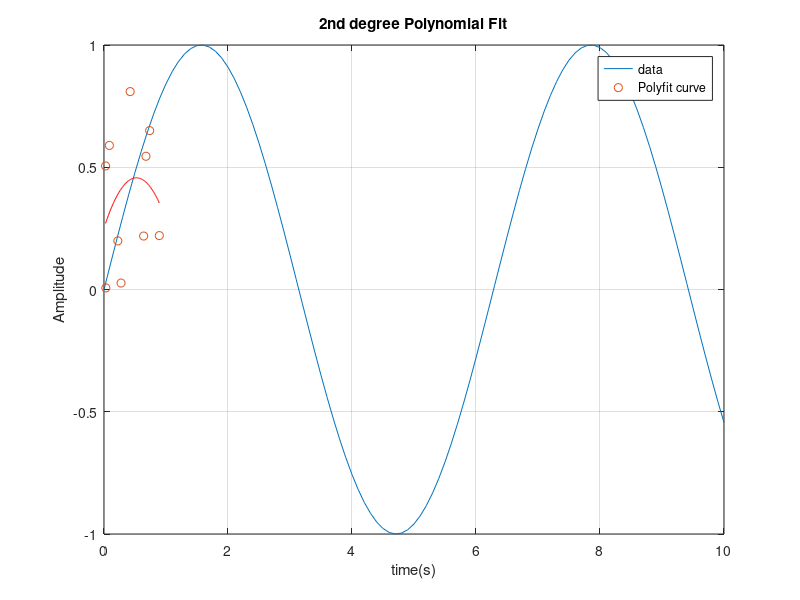

This figure's MATLAB source:
tic
disp("hello world")
% here the for the print we are using the disp function
toc
x=5;
y=[1;2;3;4]; % this how we need to print the column vector 
e=[1,2,3,4];
M=[1,2;3,4];
disp(y)
disp(M)
% now we will do the dot product
dot_product=dot(y,e');
disp(dot_product)
v_squared=y.^2;% just like squaring the the vectors
disp(v_squared)

% we will the plotting here
time=0:0.1:10;
%disp(time)
j=sin(time);
plot(time,j);
hold on% this fuction we give change to give one more values in  the plot
% like ( plot(time,h);
xlabel("time(s)");
ylabel("Amplitude");
title("the sin wave");
grid on ;

% small problem 
for i = 1:10
   if mod(i,2)==0
       disp(["i=",num2str(i),"is even"]);
   else
        fprintf("the %d",i);
   end
end


% we need to hang of the fprintf here, its will be very useful
% this line clean up the before varible " clc ,clear all "

% this just power of the varible
l=5e2;
disp(l)
5e50;
% for the exponent
i=5*exp(2);
disp(i)

% this play with the 
sqrt(25)
pi*2;%6.28
sqrt(abs(-25)) %5

% inlinespace 
o=linspace(0,10,11);
disp(o)

clc,clear all
eye(3) % create the indentitcal matrix 

% the random values  like in numpy 
clc ,clear all
rng(42); % this dame the np.random.seed(42) , same thing for the reproducibility
x=rand(10,10); % random scaler values 
n=randi(1,4,5);
disp(x)
disp(n)

% usally statices
% mean , variances,max,like that 


% this everthing this basics
% now  plyfit() and polyvai()
clc, clear all, close all
rng(42);
x=rand(1,10);
y=rand(1,10);
disp(x)
disp(y)

a =polyfit(x,y,2);
x_fit=linspace(min(x),max(x),100);
y_fit=polyval(a,x_fit);


plot(x,y,'o');
hold on 
plot(x_fit,y_fit,'-r');
title("2nd degree Polynomial Fit");
legend("data","Polyfit curve")

clc,clear all,close all 

x=1:10;
y=rand(1,10);
k=linspace(0, 100,20);
disp(x)
disp(y)
disp(k)